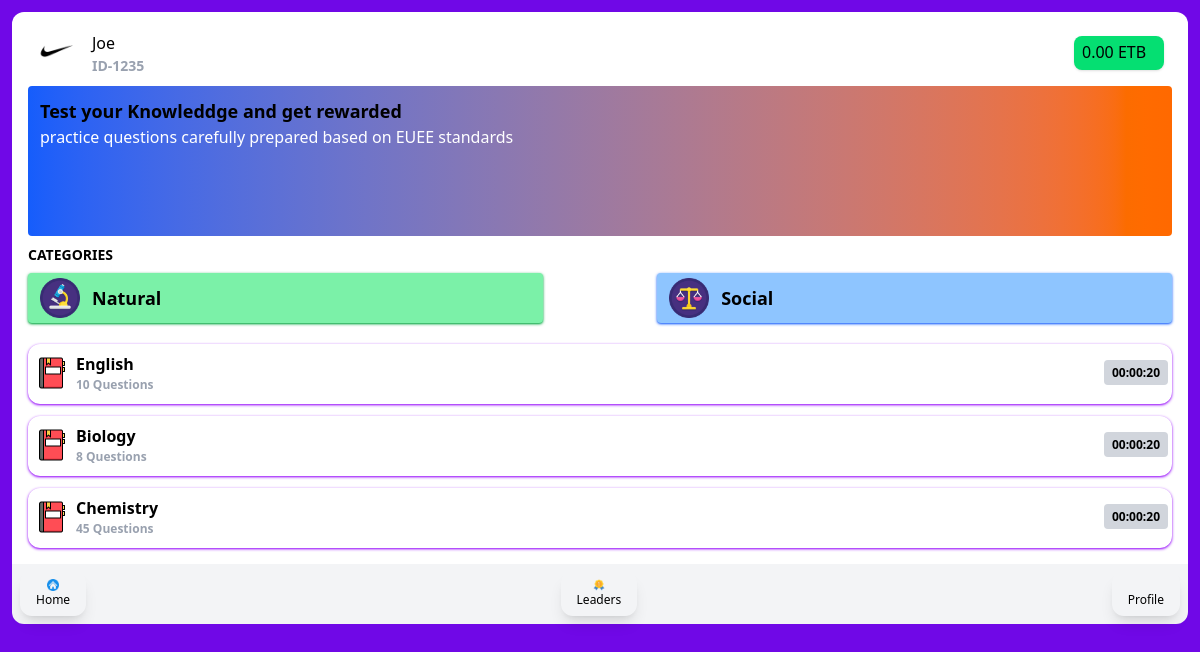
Before: / (signed in) with the older database file.
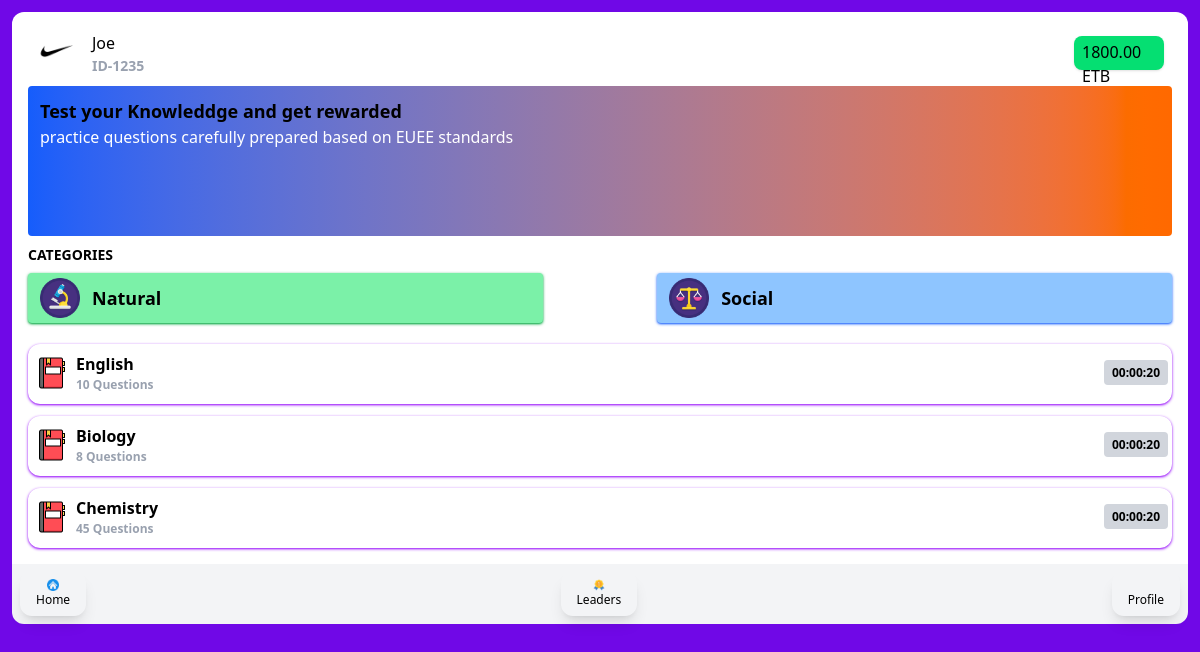
After: the same page with the newer database file.
### accounts/models.py (models this page shows, shortened)
class CustomUser(AbstractUser):
    username = models.CharField(max_length=50)
    phone_number = models.CharField(max_length=50 ,unique=True)
    profile = models.FileField(upload_to="profiles/", blank=True, null=True ,default='profiles/image.png')
    balance = models.DecimalField(decimal_places=2 ,max_digits=10 ,default=0 ,null=True ,blank=True)
    weekly_rank = models.PositiveIntegerField(default=0,null=True, blank=True)
    monthly_rank = models.PositiveIntegerField(default=0,null=True, blank=True)
    total_point = models.PositiveIntegerField(default=0,null=True, blank=True)
    USERNAME_FIELD = "phone_number"
    REQUIRED_FIELDS = ["username"]
    objects = CustomManager()

### base/models.py (models this page shows, shortened)
class QuizModel(models.Model):
    subjects = [
        ('English','English'),
        ('Maths','Maths'),
        ('Biology','Biology'),
        ('Chemistry','Chemistry'),
    ]
    streams = [
        ('natural','natural'),
        ('social','social')
    ]
    stream = models.CharField(max_length=255 ,choices=streams ,default='natural')
    category = models.CharField(max_length= 255 ,choices=subjects)
    questionSize = models.PositiveIntegerField()
    duration = models.PositiveIntegerField()
    created_at = models.DateTimeField(auto_now=True)

### base/views.py (the view)
# urls.py: 2. Add a URL to urlpatterns:  path('', views.home, name='home')
def home(request):
    query = request.GET.get('query')
    if query:
        quizList = QuizModel.objects.filter(stream__icontains=query)
    else :
        quizList = QuizModel.objects.filter(stream__icontains = 'natural')
    context = {'quizList':quizList}
    return render(request , "base/index.html" , context = context)

### base/templates/base/index.html (shortened to what this page needs)
{% extends "base/base.html" %}
    {% load static %}
    {% block content %}
    <div class="flex flex-col h-[calc(100vh-50px)] rounded-xl rounded-br-none rounded-bl-none bg-white m-3 mb-0 p-4 overflow-auto">
        <section class="flex justify-between w-full h-[50px] items-center gap-5 px-2">
            <div class="flex">
                {% if request.user.is_authenticated %}
                <div class="mr-4"><img src="{{ request.user.profile.url }}" class="h-10 w-10 rounded-full"></div>
                {% else %}
                <div class="mr-4"><img src="{% static '../static/images/image.png' %}" class="h-10 w-10 rounded-full"></div>
                {% endif %}
                <div class="flex flex-col justify-start">
                    <div class="text-[16px] capitalize">{{ request.user.username }}</div>
                    <div class="text-[14px] text-gray-400 font-bold">ID-1235</div>
                </div>
            </div>
            <div class="rounded-lg shadow h-2/3 w-[90px] px-2 py-1 bg-green-400">
                <h2>{{ request.user.balance }} ETB</h2>
            </div>
        </section>
        <section class="bg-gradient-to-l from-orange-500 to-blue-600 rounded p-3 w-full my-2 h-[150px] text-left">
            <p class="font-bold text-[18px]">Test your Knowleddge and get rewarded</p>
            <div class="text-[14px text-white"><p>practice questions carefully prepared based on EUEE standards</p></div>
        </section>
        <section class="flex flex-col h-[100px] gap-2">
            <h3 class="text-[14px] font-extrabold uppercase">Categories </h3>
            <div class="flex gap-[10%] h-[50px]">
                <form method="get" action="{% url 'home' %}" class="flex gap-[10%] shadow shadow-green-600 rounded bg-green-300 w-1/2">
                    <button type="submit" class="flex items-center w-full p-2">
                        <div><img src="{% static '../static/images/natural.png' %}" class="h-10 w-10 m-1 rounded"></div>
                        <div class="m-2 text-lg font-bold">Natural</div>
                    </button>
                </form>
                <form method="get" action="{% url 'home' %}" class="flex gap-[10%] shadow shadow-blue-600 rounded bg-blue-300 w-1/2">
                    <button type="submit" class="flex items-center w-full p-2">
                        <div><img src="{% static '../static/images/social.png' %}" class="h-10 w-10 m-1 rounded"></div>
                        <div class="m-2 text-lg font-bold">Social</div>
                    </button>
                </form>
            </div>
        </section>
        <section class="flex flex-col gap-3 h-2/5">
            {% for quiz in quizList %}
            <span class="h-[60px] rounded-xl shadow shadow-purple-600">
                <a href="{% url 'quiz' quiz.id %}" class="flex justify-between">
                    <div class="flex justify-center items-center gap-2 m-2 font-bold">
                        <img src="{% static '../static/images/book.png' %}" class="h-8 w-8 rounded">
                        <div class="flex flex-col">
                            <h3>{{ quiz.category }}</h3>
                            <h4 class="text-gray-400 text-[12px]">{{ quiz.questionSize }} Questions</h4>
                        </div>
                    </div>
                    <div class="flex gap-5 m-1 text-[12px]">
                        <span class="flex items-center font-bold mt-3 h-1/2 rounded px-2 bg-gray-300"><h4>00:00:20</h4></span>
                    </div>
                </a>
            </span>
            {% empty %}
            <p>No questions available.</p>
            {% endfor %}
        </section>
    </div>
    {% endblock %}

### base/templates/base/base.html (shortened to what this page needs)
<!DOCTYPE html>
<html lang="en">
<head>
    {% load static %}
    <link rel="stylesheet" href="{% static '../static/dist/output.css' %}">
</head>
<body class="bg-violet-700">
    {% block content %}
    {% endblock %}
    <section class="flex justify-between mx-3 h-[60px] rounded-bl-xl rounded-br-xl bg-gray-100 p-2">
        <a href="{% url 'home' %}" class="flex flex-col shadow-lg shadow-blue-500 items-center justify-center  p-4 rounded-xl ">
            <img src="{% static '../static/images/home.png' %}" class="h-[12px] w-[12px]">
            <h3 class="text-[12px]">Home</h3>
        </a>
        <a href="{% url 'rank' %}" class="flex flex-col shadow-lg shadow-blue-500 items-center justify-center  p-4 rounded-xl ">
            <img src="{% static '../static/images/rank.png' %}" class="h-[12px] w-[12px]">
            <h3 class="text-[12px]">Leaders</h3>
        </a>
        <a href="{% url 'profile' %}" class="flex flex-col shadow-lg shadow-blue-500 items-center justify-center p-4 rounded-xl ">
            <img src="{% static '../static/images/image.png' %}" class="h-[12px] w-[12px]">
            <h3 class="text-[12px]">Profile</h3>
        </a>
    </section>
</body>
</html>

Changed rows visible on the page:
changed CustomUser "Joe": user.balance "0.00" → "1800.00"
